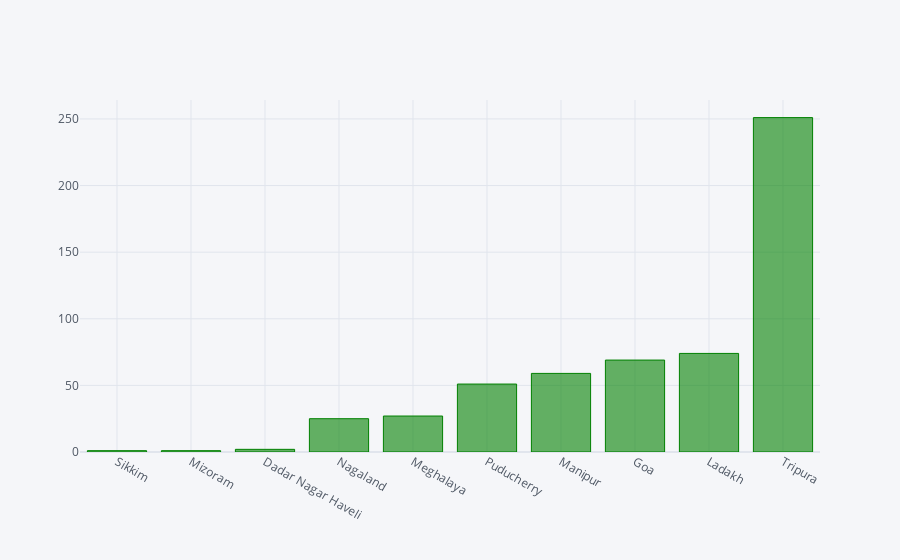

Write notebook code for a chart like this one.
### Code cell
latest_state_data.sort_values('Confirmed',ascending=True).head(10).iplot(kind='bar',x='State/UnionTerritory',y='Confirmed',width=2.5,size=20,color='green')

### Figure 1 — Plotly figure (JSON) as saved in the notebook; plotly's stock layout.template omitted (floating-point values rounded to 4 significant figures)
{"data": [{"marker": {"color": "rgba(0, 128, 0, 0.6)", "line": {"color": "rgba(0, 128, 0, 1.0)", "width": 1}}, "name": "Confirmed", "orientation": "v", "text": "", "type": "bar", "x": ["Sikkim", "Mizoram", "Dadar Nagar Haveli", "Nagaland", "Meghalaya", "Puducherry", "Manipur", "Goa", "Ladakh", "Tripura"], "y": [1, 1, 2, 25, 27, 51, 59, 69, 74, 251]}], "layout": {"legend": {"bgcolor": "#F5F6F9", "font": {"color": "#4D5663"}}, "paper_bgcolor": "#F5F6F9", "plot_bgcolor": "#F5F6F9", "title": {"font": {"color": "#4D5663"}}, "xaxis": {"gridcolor": "#E1E5ED", "showgrid": true, "tickfont": {"color": "#4D5663"}, "title": {"font": {"color": "#4D5663"}, "text": ""}, "zerolinecolor": "#E1E5ED"}, "yaxis": {"gridcolor": "#E1E5ED", "showgrid": true, "tickfont": {"color": "#4D5663"}, "title": {"font": {"color": "#4D5663"}, "text": ""}, "zerolinecolor": "#E1E5ED"}}}
